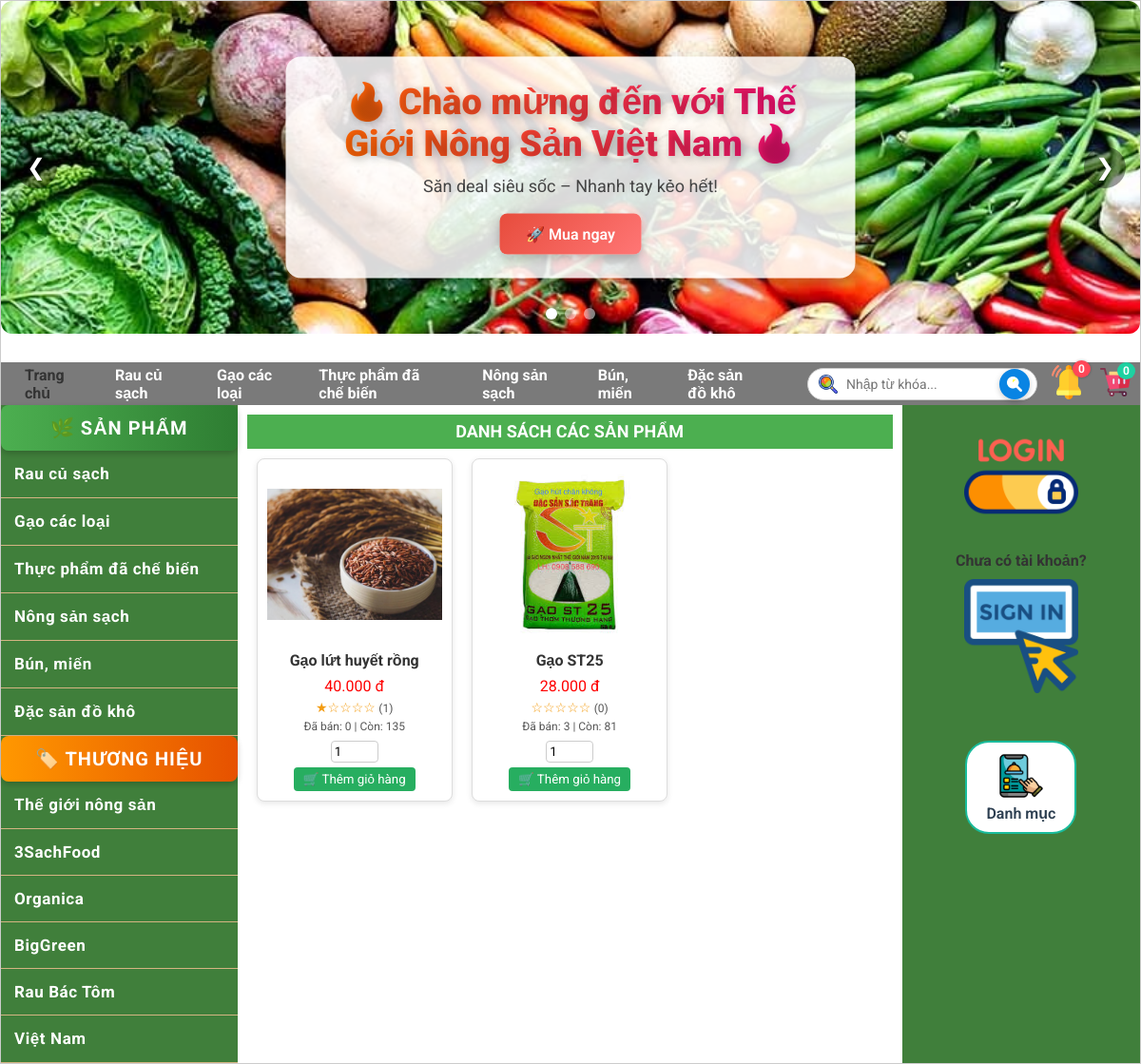
The app's page /index.php?content=loai&id=2 with its own data.
### tables this page shows
CREATE TABLE `loaisanpham` (
  `id` int(11) NOT NULL,
  `tenloai` varchar(255) NOT NULL
);

CREATE TABLE `thuonghieu` (
  `id` int(11) NOT NULL,
  `tenthuonghieu` varchar(255) NOT NULL
);

CREATE TABLE `sanpham` (
  `id` int(11) NOT NULL,
  `tensp` varchar(255) NOT NULL,
  `gia` decimal(15,0) NOT NULL,
  `giakhuyenmai` decimal(15,2) DEFAULT NULL,
  `giamgia` int(11) DEFAULT NULL,
  `hinhanh` varchar(255) NOT NULL,
  `mota` text DEFAULT NULL,
  `soluong` int(11) DEFAULT 0,
  `id_loai` int(11) DEFAULT NULL,
  `id_thuonghieu` int(11) DEFAULT NULL,
  `likes` int(11) DEFAULT 0,
  `ngaythem` datetime NOT NULL DEFAULT current_timestamp(),
  `trangthai` enum('an','hien') NOT NULL DEFAULT 'hien'
);

### index.php (called while the page is built, shortened)
<?php
 include ("./connetion/connet.php");
?>

### menu/menu_top.php (the view, shortened to what this page needs)
<?php
$conn = new mysqli("localhost", "root", "", "banhangonline");
$conn->set_charset("utf8");
$sql = "SELECT id, tenloai FROM loaisanpham ORDER BY id ASC";
$result = $conn->query($sql);
if($result->num_rows > 0){
    while($row = $result->fetch_assoc()){
        echo '<li><a href="index.php?content=loai&id='.$row['id'].'">'.htmlspecialchars($row['tenloai']).'</a></li>';
    }
}
?>

### menu/menu_left.php (shortened to what this page needs)
<?php
$conn = new mysqli("localhost", "root", "", "banhangonline");
$conn->set_charset("utf8");
$sql = "SELECT id, tenthuonghieu FROM thuonghieu ORDER BY id ASC";
$result = $conn->query($sql);
if($result->num_rows > 0){
    while($row = $result->fetch_assoc()){
        echo '<li><a href="index.php?content=hang&id='.$row['id'].'">'.htmlspecialchars($row['tenthuonghieu']).'</a></li>';
    }
}
?>

### laydsloai.php (shortened to what this page needs)
<?php
$servername = "localhost";
$username = "root";
$password = "";
$dbname = "banhangonline";
$conn = new mysqli($servername, $username, $password, $dbname);
$conn->set_charset("utf8");
$id_loai = isset($_GET['id']) ? intval($_GET['id']) : 0;
$page = isset($_GET['page']) ? max(1,intval($_GET['page'])) : 1;
$limit = 6;
$start = ($page - 1) * $limit;
$sql = "
SELECT sp.*, km.giakhuyenmai, km.giamgia,
       IFNULL(dg.avg_rating,0) AS avg_rating,
       IFNULL(dg.num_reviews,0) AS num_reviews,
       IFNULL(dh.daban,0) AS soluong_ban
FROM sanpham sp
LEFT JOIN khuyenmai km
       ON sp.id = km.sanpham_id
      AND NOW() BETWEEN km.ngay_bat_dau AND km.ngay_ket_thuc
LEFT JOIN (
    SELECT id_sanpham, AVG(rating) AS avg_rating, COUNT(*) AS num_reviews
    FROM danhgia
    GROUP BY id_sanpham
) dg ON sp.id = dg.id_sanpham
LEFT JOIN (
    SELECT id_sanpham, SUM(soluong) AS daban
    FROM donhang
    GROUP BY id_sanpham
) dh ON sp.id = dh.id_sanpham
WHERE sp.id_loai = $id_loai AND sp.trangthai='hien'
ORDER BY sp.id DESC
LIMIT $start, $limit
";
$result = $conn->query($sql);
if ($result && $result->num_rows > 0) {
    echo '<div class="grid-products">';
    while ($row = $result->fetch_assoc()) {
        $gia_goc = (float)$row['gia'];
        $gia_cuoi = $gia_goc;
        $sao = round($row['avg_rating']);
        $num_review = intval($row['num_reviews']);
        $da_ban = intval($row['soluong_ban']);
        $con_lai = intval($row['soluong']);
        $img_sp = !empty($row['hinhanh']) ? $row['hinhanh'] : 'default.png';
        echo '<div class="card">';
        echo '<a href="index.php?content=chitiet&id='.$row['id'].'" style="text-decoration:none; color:inherit;">';
        echo '<img src="img/'.htmlspecialchars($img_sp).'">';
        echo '<b>'.htmlspecialchars($row['tensp']).'</b></a>';
        echo '<div class="price">'.number_format($gia_cuoi,0,',','.').' đ';
        echo '</div>';
        echo '<div class="rating">';
        for($i=1;$i<=5;$i++) echo ($i <= $sao) ? '★' : '☆';
        echo " <span style='color:#555; font-size:12px;'>($num_review)</span>";
        echo '</div>';
        echo '<div class="stock">Đã bán: '.$da_ban.' | Còn: '.$con_lai.'</div>';
        echo '<form action="./card/cart.php" method="POST">';
        echo '<input type="number" name="soluong" value="1" min="1" max="'.$con_lai.'"
              oninput="if(this.value>this.max)this.value=this.max;"
              style="width:50px; padding:3px; border-radius:4px; border:1px solid #ccc; margin-bottom:5px;">';
        echo '<br><button type="submit" name="action" value="add" style="background:#27ae60;color:white;border:none;padding:5px 10px;border-radius:4px; cursor:pointer;">🛒 Thêm giỏ hàng</button>';
        echo '</form>';
        echo '</div>';
    }
    echo '</div>';
} else {
    echo "<p style='text-align:center; color:#555;'>Không có sản phẩm nào thuộc loại này.</p>";
}
?>

### style/giaodien.css (style rules this page uses)
* { margin: 0; padding: 0; font-family: Arial, sans-serif; }
.menu ul li { float: left; }
.menu ul li a { display: block; padding: 12px 15px; color: white; text-decoration: none; font-weight: bold; }
.left ul li { border-bottom: 1px solid #d4b483; }
.left ul li a { display: block; padding: 14px; text-decoration: none; color: #fff; font-weight: 700; font-size: 17px; letter-spacing: 0.6px; transition: all 0.3s ease; }

### laydsloai.php (style rules this page uses)
.grid-products { display: grid; grid-template-columns: repeat(3, 1fr); gap:20px; padding:10px; }
.card { border:1px solid #ddd; border-radius:8px; padding:10px; background:#fff; text-align:center; box-shadow:0 2px 6px rgba(0,0,0,0.1); transition: transform 0.3s, box-shadow 0.3s; width:100%; }
.card img { width:100%; height:180px; object-fit:contain; border-radius:6px; }
.card b { display:block; margin:8px 0; color:#333; font-size:16px; }
.price { color:red; font-size:16px; margin-bottom:5px; }
.rating { font-size:14px; color:#f39c12; margin-bottom:5px; }
.stock { font-size:12px; color:#555; margin-bottom:8px; }

### dangnhap.php (style rules this page uses)
* { box-sizing: border-box; margin: 0; padding: 0; font-family: 'Roboto', sans-serif; }
body { height: 100vh; display: flex; justify-content: center; align-items: center; color: #333; }

### records on screen
loaisanpham: tenloai "Rau củ sạch"
loaisanpham: tenloai "Gạo các loại"
loaisanpham: tenloai "Thực phẩm đã chế biến"
loaisanpham: tenloai "Nông sản sạch"
loaisanpham: tenloai "Bún, miến"
loaisanpham: tenloai "Đặc sản đồ khô"
thuonghieu: tenthuonghieu "Thế giới nông sản"
thuonghieu: tenthuonghieu "3SachFood"
thuonghieu: tenthuonghieu "Organica"
thuonghieu: tenthuonghieu "BigGreen"
thuonghieu: tenthuonghieu "Rau Bác Tôm"
thuonghieu: tenthuonghieu "Việt Nam"
sanpham: hinhanh (picture), tensp "Gạo lứt huyết rồng", gia "40.000", num_review "1", da_ban "0", soluong "135"
sanpham: hinhanh (picture), tensp "Gạo ST25", gia "28.000", num_review "0", da_ban "3", soluong "81"

### other values on screen
$count "0"
